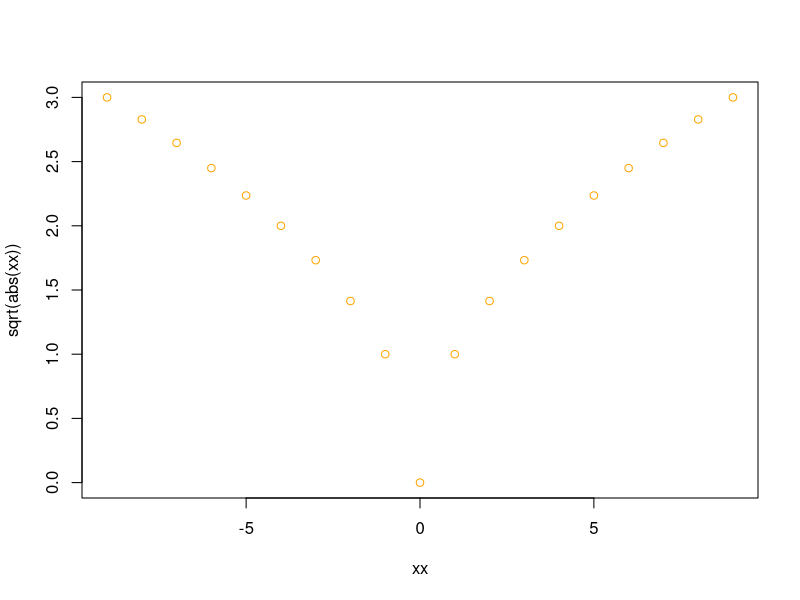
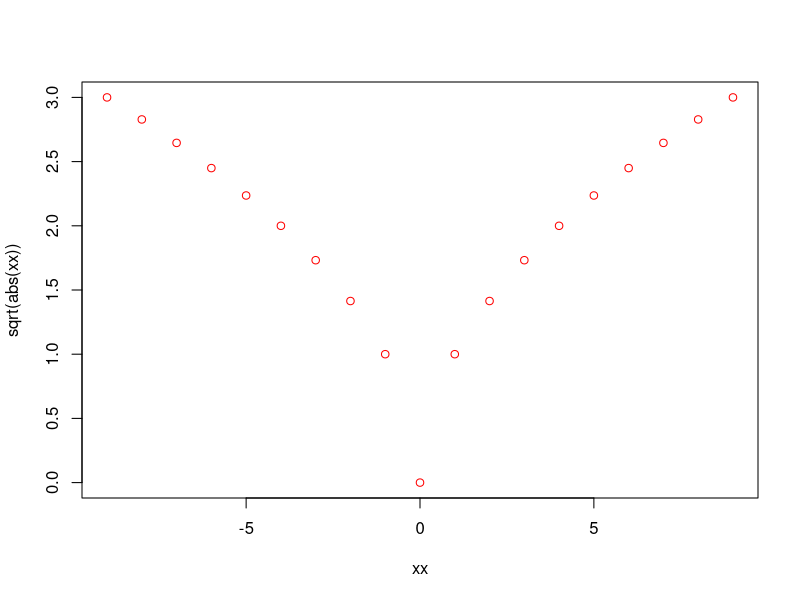

These figures' R source, in order:
# Functions
pi 

args(sqrt)

sqrt(x=100)

help(citation)
citation()

help(round)
args(round)

round(x= pi, digits = 2)
round(x= pi)
round(pi, 2)

# rules in the tidyverse style guide
# https://style.tidyverse.org/index.html

# use the function, seq, to create a sequence of numbers from -9 to +9
help(seq)
# generate a sequence between -9 and +9
seq(from = -9, to = 9, by = 1)

help(rep)
help(log)
help(floor)
help(replicate)

# Generate xx as sequence from -9 to 9
xx <- -9:9

# what does xx look like
xx
# produces results of xx

plot(xx, sqrt(abs(xx)), col = "orange")

# more verbose with clear definition of x & y
sqrt(abs(xx))
plot(x = xx, y = sqrt(abs(xx)),  col = "red")

help(abs)
help(plot)

# completed up to 3.2

